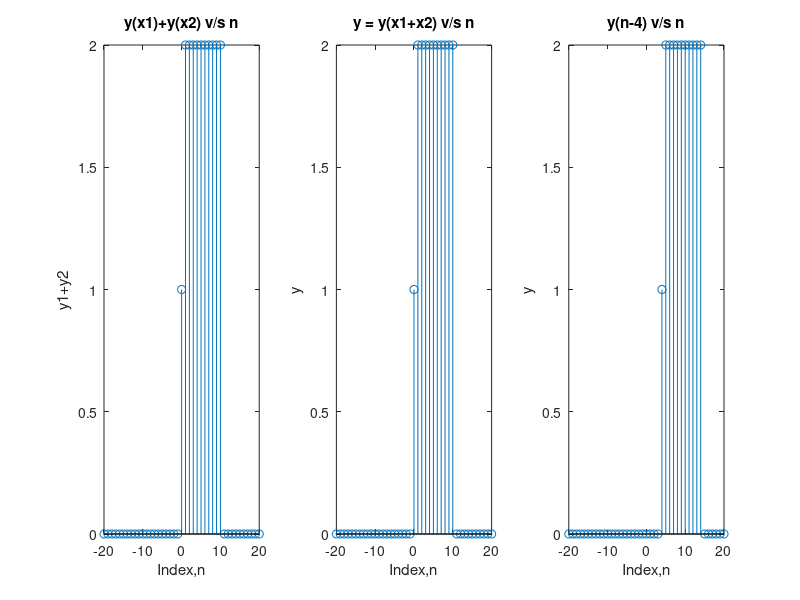

Recreate this plot in MATLAB.
% linear and time invarient
clear;
n=-20:20;           

%Defining x1 and x2
x1 = 1*double(n>=0 & n<=10);
x2 = 1*double(n>0 & n<=10);



y1=zeros(1,length(n));   

%Checking linearity

x=x1+x2;
xt = circshift(x,4);
y=x;

% following y will be the output functions
yt = xt;
y1 = x1;
y2 = x2;



subplot(1,3,1);
stem(n,y1+y2);
xlabel('Index,n');
ylabel('y1+y2');
title('y(x1)+y(x2) v/s n');
 
subplot(1,3,2); 
stem(n,y);
xlabel('Index,n');
ylabel('y');
title('y = y(x1+x2) v/s n'); 
 
subplot(1,3,3); 
stem(n,yt);
xlabel('Index,n');
ylabel('y');
title('y(n-4) v/s n')
